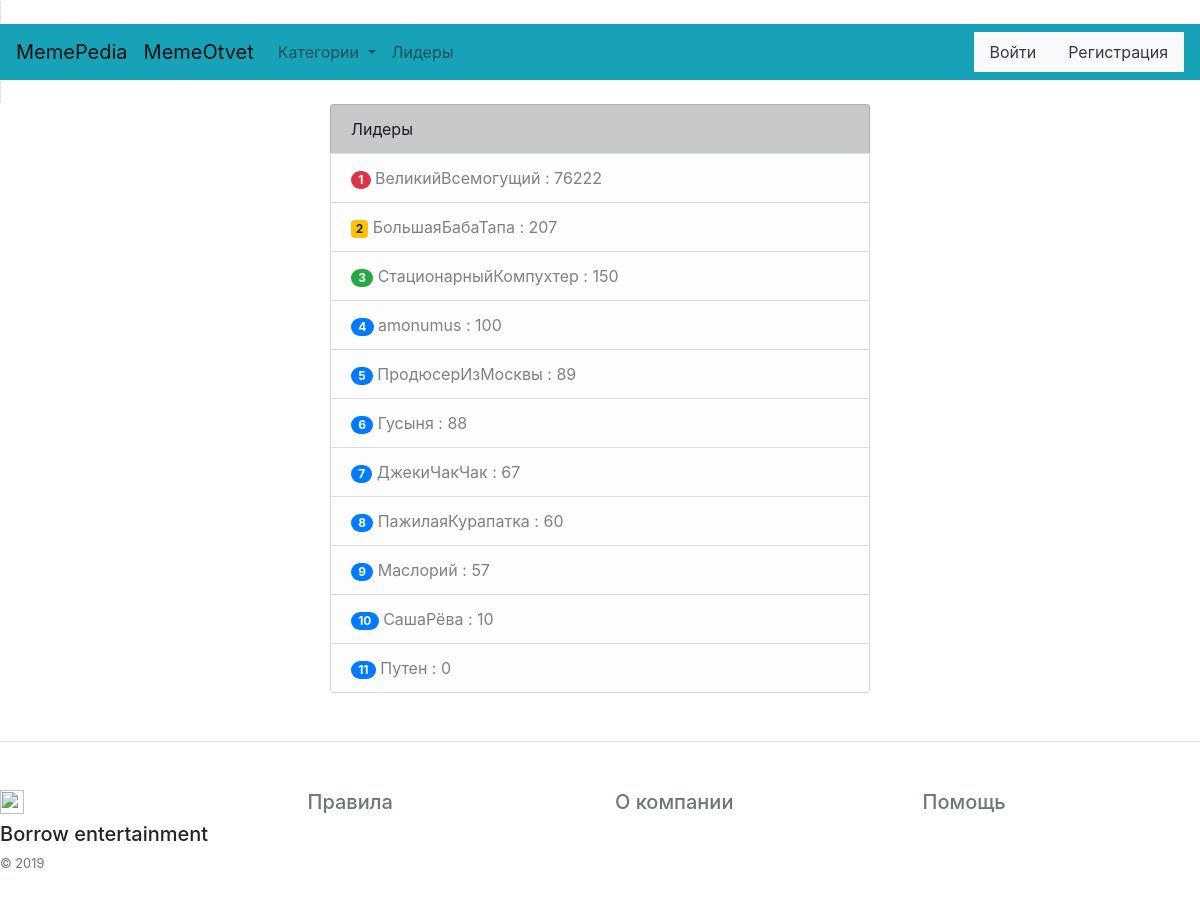
The page /leaders on the database its author committed.
### database.py (models this page shows, shortened)
class Memeuser(db.Model):
    id = db.Column(db.Integer, primary_key=True)
    name = db.Column(db.String(16), unique=True, nullable=False)
    email = db.Column(db.String(120), unique=True, nullable=False)
    password = db.Column(db.String(120), unique=False, nullable=False)
    sex = db.Column(db.String(10), unique=False, nullable=False)
    point = db.Column(db.Integer, unique=False, nullable=False)
    photo = db.Column(db.String(100), unique=False, nullable=False)

### Main.py (the view)
@app.route('/leaders')
def leaders():
    leaders = Memeuser.query.all()
    leaders_list = []
    for leader in leaders:
        leaders_list.append((leader.name, int(leader.point)))
    return render_template('leaders.html', title='Лидеры',
                           leaders=sorted(leaders_list, key=lambda x: x[1], reverse=True), enumerate=enumerate)

### templates/leaders.html
{% extends "base.html" %}
{% block content %}
<div class="container">
    <div class="row justify-content-md-center">
        <div class="col-6">
            <ul class="list-group">
                <li class="list-group-item list-group-item-dark">Лидеры</li>
                {% for n,i in enumerate(leaders) %}
                {% if n == 0 %}
                <li class="list-group-item list-group-item-light">
                    <span class="badge badge-pill badge-danger">{{n+1}}</span> {{i[0]}} : {{i[1]}}
                </li>
                {% elif n == 1 %}
                <li class="list-group-item list-group-item-light">
                    <span class="badge badge-warning">{{n+1}}</span> {{i[0]}} : {{i[1]}}
                </li>
                {% elif n == 2 %}
                <li class="list-group-item list-group-item-light">
                    <span class="badge badge-pill badge-success">{{n+1}}</span> {{i[0]}} : {{i[1]}}
                </li>
                {% else %}
                <li class="list-group-item list-group-item-light">
                    <span class="badge badge-pill badge-primary">{{n+1}}</span> {{i[0]}} : {{i[1]}}
                </li>
                {% endif %}
                {% endfor %}
            </ul>
        </div>
    </div>
</div>
{% endblock %}

### rows shown on the page
Memeuser: name "ВеликийВсемогущий", point "76222"
Memeuser: name "БольшаяБабаТапа"
Memeuser: name "СтационарныйКомпухтер"
Memeuser: name "amonumus"
Memeuser: name "ПродюсерИзМосквы"
Memeuser: name "Гусыня"
Memeuser: name "ДжекиЧакЧак"
Memeuser: name "ПажилаяКурапатка"
Memeuser: name "Маслорий"
Memeuser: name "СашаРёва"
Memeuser: name "Путен"

### other values the page prints
{{ n+1 }} "1"
{{ n+1 }} "2"
{{ i[1] }} "207"
{{ n+1 }} "3"
{{ i[1] }} "150"
{{ n+1 }} "4" "5" "6" "7" "8" "9" "10" "11"
{{ i[1] }} "100" "89" "88" "67" "60" "57" "10" "0"
